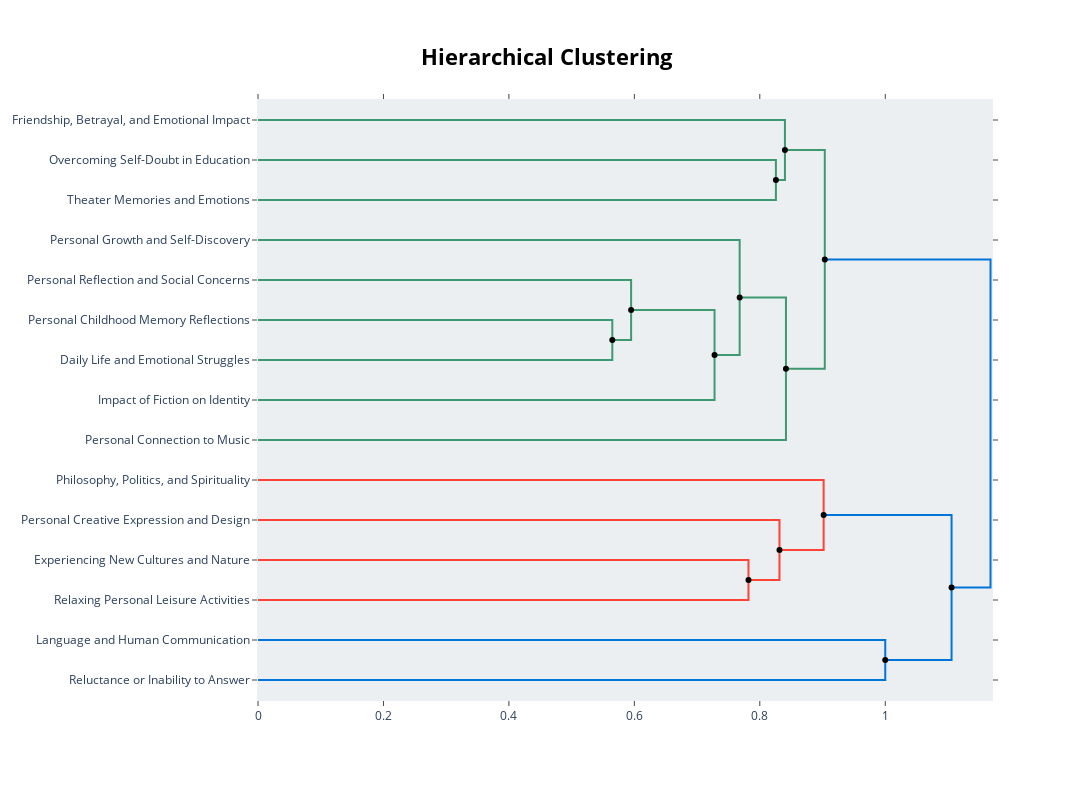
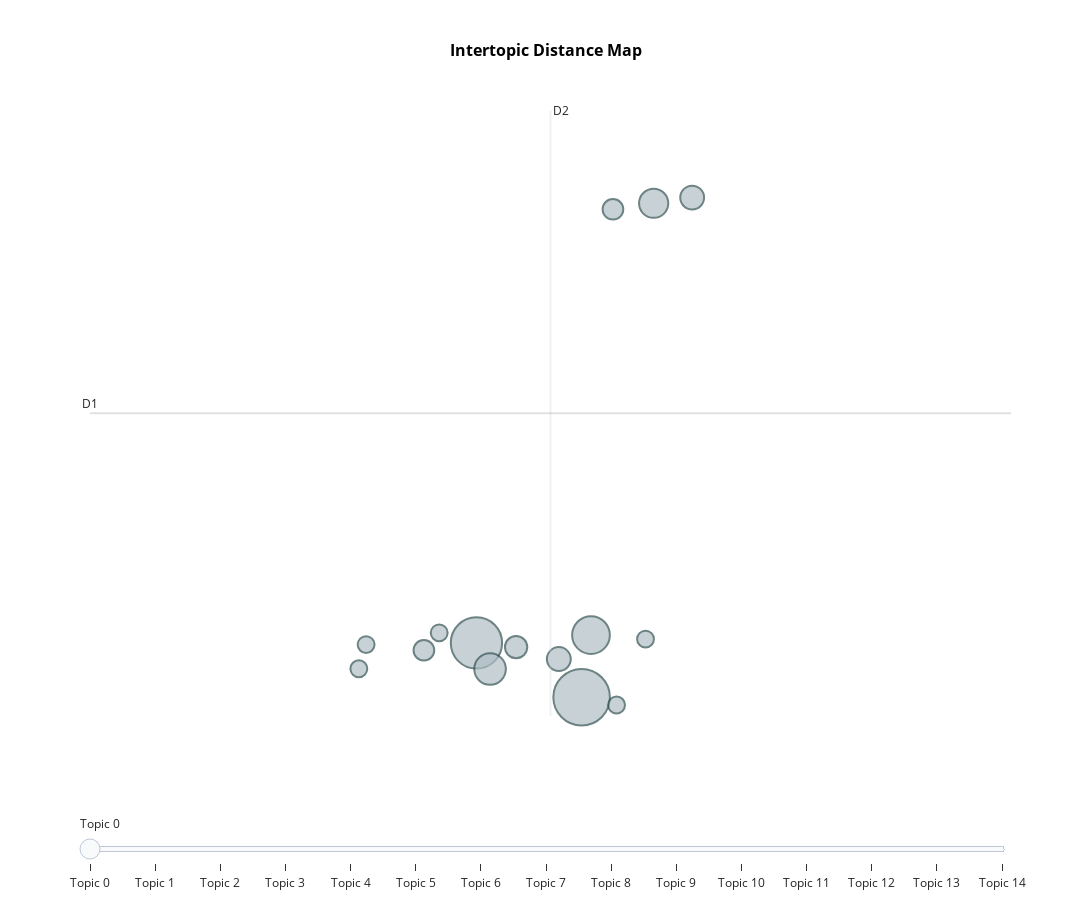
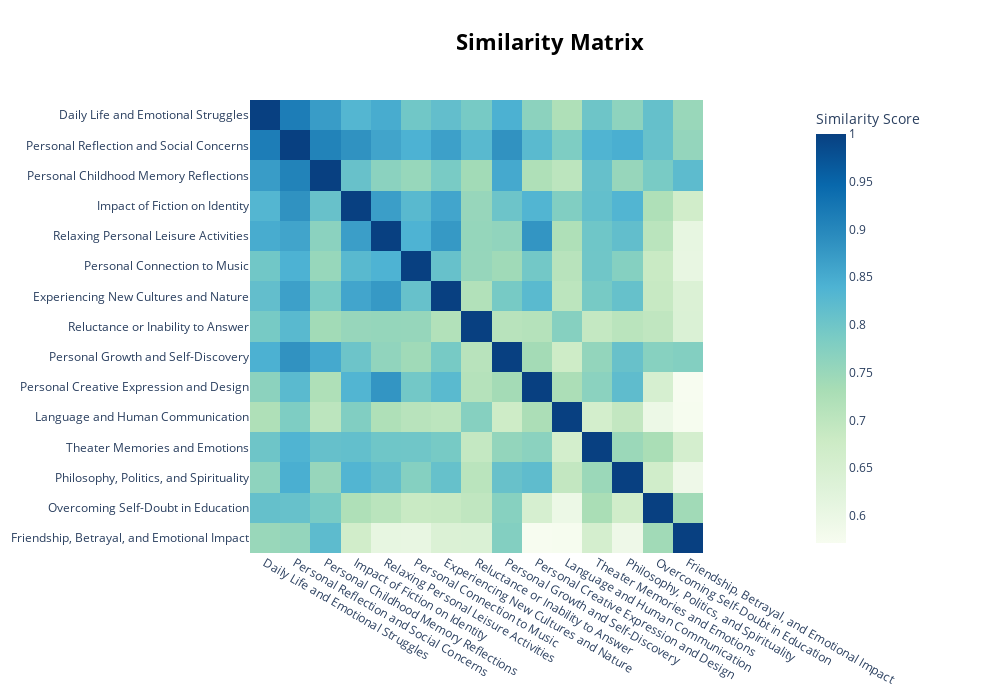
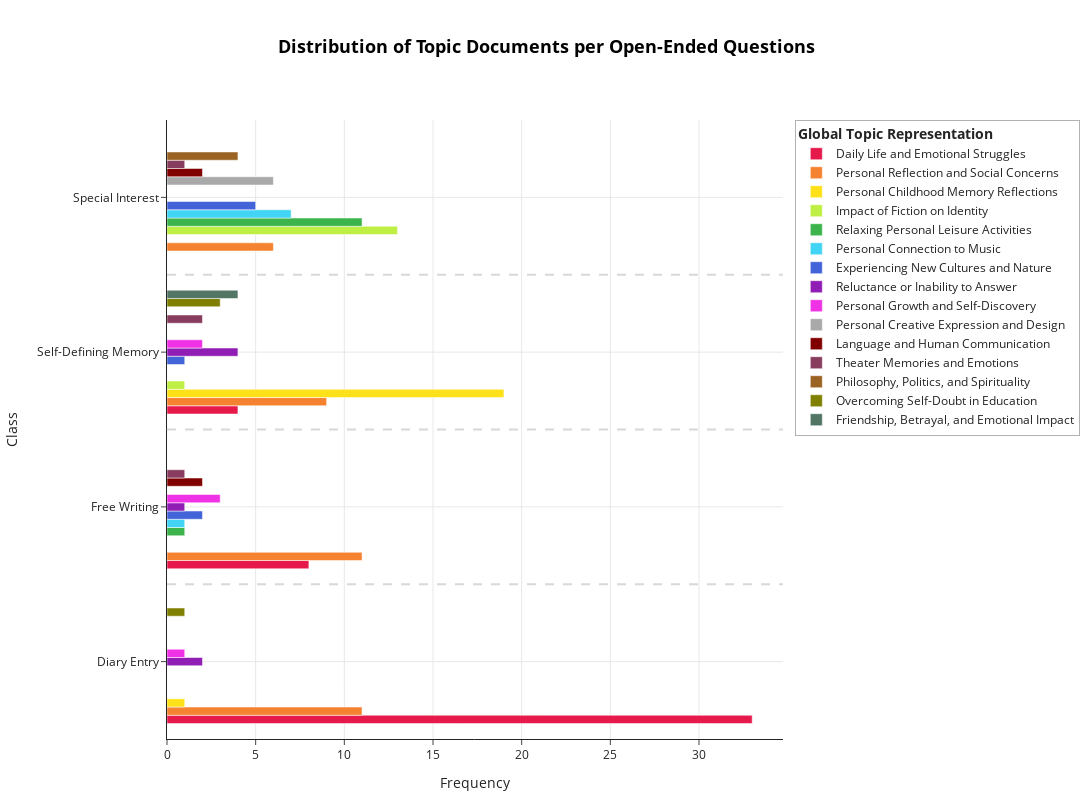

The code cell stored with these charts, in order, in its notebook:
### Code cell
process_group(group_name, folder)

### Figure 1 — Plotly figure (JSON) as saved in the notebook; plotly's stock layout.template omitted (floating-point values rounded to 4 significant figures)
{"data": [{"hoverinfo": "text", "marker": {"color": "rgb(61,153,112)"}, "mode": "lines", "text": ["Overcoming Self-Doubt in Education", "", "", "Theater Memories and Emotions"], "type": "scatter", "x": [0.0, 0.8257, 0.8257, 0.0], "xaxis": "x", "y": [-15.0, -15.0, -25.0, -25.0], "yaxis": "y"}, {"hoverinfo": "text", "marker": {"color": "rgb(61,153,112)"}, "mode": "lines", "text": ["Friendship, Betrayal, and Emotional Impact", "", "", "nunca_fazer_capaz_aulas_conseguir"], "type": "scatter", "x": [0.0, 0.8401, 0.8401, 0.8257], "xaxis": "x", "y": [-5.0, -5.0, -20.0, -20.0], "yaxis": "y"}, {"hoverinfo": "text", "marker": {"color": "rgb(61,153,112)"}, "mode": "lines", "text": ["Personal Childhood Memory Reflections", "", "", "Daily Life and Emotional Struggles"], "type": "scatter", "x": [0.0, 0.5649, 0.5649, 0.0], "xaxis": "x", "y": [-55.0, -55.0, -65.0, -65.0], "yaxis": "y"}, {"hoverinfo": "text", "marker": {"color": "rgb(61,153,112)"}, "mode": "lines", "text": ["Personal Reflection and Social Concerns", "", "", "hoje_dia_fazer_porque_trabalho"], "type": "scatter", "x": [0.0, 0.5948, 0.5948, 0.5649], "xaxis": "x", "y": [-45.0, -45.0, -60.0, -60.0], "yaxis": "y"}, {"hoverinfo": "text", "marker": {"color": "rgb(61,153,112)"}, "mode": "lines", "text": ["dia_fazer_hoje_porque_trabalho", "", "", "Impact of Fiction on Identity"], "type": "scatter", "x": [0.5948, 0.7278, 0.7278, 0.0], "xaxis": "x", "y": [-52.5, -52.5, -75.0, -75.0], "yaxis": "y"}, {"hoverinfo": "text", "marker": {"color": "rgb(61,153,112)"}, "mode": "lines", "text": ["Personal Growth and Self-Discovery", "", "", "porque_dia_fazer_hoje_sempre"], "type": "scatter", "x": [0.0, 0.7679, 0.7679, 0.7278], "xaxis": "x", "y": [-35.0, -35.0, -63.75, -63.75], "yaxis": "y"}, {"hoverinfo": "text", "marker": {"color": "rgb(61,153,112)"}, "mode": "lines", "text": ["porque_dia_fazer_hoje_sempre", "", "", "Personal Connection to Music"], "type": "scatter", "x": [0.7679, 0.8417, 0.8417, 0.0], "xaxis": "x", "y": [-49.38, -49.38, -85.0, -85.0], "yaxis": "y"}, {"hoverinfo": "text", "marker": {"color": "rgb(61,153,112)"}, "mode": "lines", "text": ["queria_nunca_nada_fazer_aulas", "", "", "porque_fazer_dia_hoje_sempre"], "type": "scatter", "x": [0.8401, 0.9036, 0.9036, 0.8417], "xaxis": "x", "y": [-12.5, -12.5, -67.19, -67.19], "yaxis": "y"}, {"hoverinfo": "text", "marker": {"color": "rgb(255,65,54)"}, "mode": "lines", "text": ["Experiencing New Cultures and Nature", "", "", "Relaxing Personal Leisure Activities"], "type": "scatter", "x": [0.0, 0.7819, 0.7819, 0.0], "xaxis": "x", "y": [-115.0, -115.0, -125.0, -125.0], "yaxis": "y"}, {"hoverinfo": "text", "marker": {"color": "rgb(255,65,54)"}, "mode": "lines", "text": ["Personal Creative Expression and Design", "", "", "viajar_gosto_adoro_sentir_novas"], "type": "scatter", "x": [0.0, 0.8314, 0.8314, 0.7819], "xaxis": "x", "y": [-105.0, -105.0, -120.0, -120.0], "yaxis": "y"}, {"hoverinfo": "text", "marker": {"color": "rgb(255,65,54)"}, "mode": "lines", "text": ["Philosophy, Politics, and Spirituality", "", "", "gosto_adoro_viajar_sentir_novas"], "type": "scatter", "x": [0.0, 0.9018, 0.9018, 0.8314], "xaxis": "x", "y": [-95.0, -95.0, -112.5, -112.5], "yaxis": "y"}, {"hoverinfo": "text", "marker": {"color": "rgb(0,116,217)"}, "mode": "lines", "text": ["Language and Human Communication", "", "", "Reluctance or Inability to Answer"], "type": "scatter", "x": [0.0, 1.0, 1.0, 0.0], "xaxis": "x", "y": [-135.0, -135.0, -145.0, -145.0], "yaxis": "y"}, {"hoverinfo": "text", "marker": {"color": "rgb(0,116,217)"}, "mode": "lines", "text": ["gosto_adoro_viajar_sentir_novas", "", "", "responder_prefiro_biblioteca_nenhuma_escrita"], "type": "scatter", "x": [0.9018, 1.106, 1.106, 1.0], "xaxis": "x", "y": [-103.8, -103.8, -140.0, -140.0], "yaxis": "y"}, {"hoverinfo": "text", "marker": {"color": "rgb(0,116,217)"}, "mode": "lines", "text": ["fazer_porque_dia_hoje_sempre", "", "", "gosto_adoro_viajar_sentir_pessoas"], "type": "scatter", "x": [0.9036, 1.168, 1.168, 1.106], "xaxis": "x", "y": [-39.84, -39.84, -121.9, -121.9], "yaxis": "y"}, {"hoverinfo": "text", "hovertext": ["dia_fazer_hoje_porque_trabalho", "porque_dia_fazer_hoje_sempre", "queria_nunca_nada_fazer_aulas", "gosto_adoro_viajar_sentir_novas", "fazer_porque_dia_hoje_sempre"], "marker": {"color": "black"}, "mode": "markers", "showlegend": false, "type": "scatter", "x": [0.5948, 0.7679, 0.8401, 0.9018, 0.9036], "y": [-52.5, -49.38, -12.5, -103.8, -39.84]}, {"hoverinfo": "text", "hovertext": ["nunca_fazer_capaz_aulas_conseguir", "hoje_dia_fazer_porque_trabalho", "porque_dia_fazer_hoje_sempre", "porque_fazer_dia_hoje_sempre", "viajar_gosto_adoro_sentir_novas", "gosto_adoro_viajar_sentir_novas", "responder_prefiro_biblioteca_nenhuma_escrita", "gosto_adoro_viajar_sentir_pessoas"], "marker": {"color": "black"}, "mode": "markers", "showlegend": false, "type": "scatter", "x": [0.8257, 0.5649, 0.7278, 0.8417, 0.7819, 0.8314, 1, 1.106], "y": [-20, -60, -63.75, -67.19, -120, -112.5, -140, -121.9]}], "layout": {"autosize": false, "height": 800, "hoverlabel": {"bgcolor": "white", "font": {"family": "Rockwell", "size": 16}}, "hovermode": "closest", "margin": {"b": 100, "l": 100, "r": 100, "t": 100}, "plot_bgcolor": "#ECEFF1", "showlegend": false, "title": {"font": {"color": "Black", "size": 22}, "text": "<b>Hierarchical Clustering</b>", "x": 0.5, "xanchor": "center", "yanchor": "top"}, "width": 1400, "xaxis": {"mirror": "allticks", "rangemode": "tozero", "showgrid": false, "showline": true, "showticklabels": true, "ticks": "outside", "type": "linear", "zeroline": false}, "yaxis": {"mirror": "allticks", "range": [-150, 0], "rangemode": "tozero", "showgrid": false, "showline": true, "showticklabels": true, "tickmode": "array", "ticks": "outside", "ticktext": ["Friendship, Betrayal, and Emotional Impact", "Overcoming Self-Doubt in Education", "Theater Memories and Emotions", "Personal Growth and Self-Discovery", "Personal Reflection and Social Concerns", "Personal Childhood Memory Reflections", "Daily Life and Emotional Struggles", "Impact of Fiction on Identity", "Personal Connection to Music", "Philosophy, Politics, and Spirituality", "Personal Creative Expression and Design", "Experiencing New Cultures and Nature", "Relaxing Personal Leisure Activities", "Language and Human Communication", "Reluctance or Inability to Answer"], "tickvals": [-5, -15, -25, -35, -45, -55, -65, -75, -85, -95, -105, -115, -125, -135, -145], "type": "linear", "zeroline": false}}}

### Figure 2 — Plotly figure (JSON) as saved in the notebook; plotly's stock layout.template omitted (floating-point values rounded to 4 significant figures)
{"data": [{"customdata": [[0, "Daily Life and Emotional Struggles", 45], [1, "Personal Reflection and Social Concerns", 37], [2, "Personal Childhood Memory Reflections", 20], [3, "Impact of Fiction on Identity", 14], [4, "Relaxing Personal Leisure Activities", 12], [5, "Personal Connection to Music", 8], [6, "Experiencing New Cultures and Nature", 8], [7, "Reluctance or Inability to Answer", 7], [8, "Personal Growth and Self-Discovery", 6], [9, "Personal Creative Expression and Design", 6], [10, "Language and Human Communication", 4], [11, "Theater Memories and Emotions", 4], [12, "Philosophy, Politics, and Spirituality", 4], [13, "Overcoming Self-Doubt in Education", 4], [14, "Friendship, Betrayal, and Emotional Impact", 4]], "hovertemplate": "<b>Topic %{customdata[0]}</b><br>%{customdata[1]}<br>Size: %{customdata[2]}", "legendgroup": "", "marker": {"color": "#B0BEC5", "line": {"color": "DarkSlateGrey", "width": 2}, "size": [45, 37, 20, 14, 12, 8, 8, 7, 6, 6, 4, 4, 4, 4, 4], "sizemode": "area", "sizeref": 0.02813, "symbol": "circle"}, "mode": "markers", "name": "", "orientation": "v", "showlegend": false, "type": "scatter", "x": [14.33, 13.59, 14.4, 13.68, 14.85, 14.17, 15.12, 13.87, 13.21, 14.56, 12.8, 13.32, 12.75, 14.58, 14.79], "xaxis": "x", "y": [3.874, 6.482, 6.861, 5.229, 27.6, 5.711, 27.87, 6.284, 6.133, 27.31, 6.403, 6.969, 5.243, 3.501, 6.667], "yaxis": "y"}], "layout": {"annotations": [{"showarrow": false, "text": "D1", "x": 10.84, "y": 17.51, "yshift": 10}, {"showarrow": false, "text": "D2", "x": 14.11, "xshift": 10, "y": 32.05}], "height": 900, "hoverlabel": {"bgcolor": "white", "font": {"family": "Rockwell", "size": 16}}, "legend": {"itemsizing": "constant", "tracegroupgap": 0}, "margin": {"b": 80, "l": 80, "r": 80, "t": 100}, "shapes": [{"line": {"color": "#CFD8DC", "width": 2}, "type": "line", "x0": 14.11, "x1": 14.11, "y0": 2.976, "y1": 32.05}, {"line": {"color": "#9E9E9E", "width": 2}, "type": "line", "x0": 10.84, "x1": 17.39, "y0": 17.51, "y1": 17.51}], "sliders": [{"active": 0, "pad": {"t": 50}, "steps": [{"args": [{"marker.color": [["red", "#B0BEC5", "#B0BEC5", "#B0BEC5", "#B0BEC5", "#B0BEC5", "#B0BEC5", "#B0BEC5", "#B0BEC5", "#B0BEC5", "#B0BEC5", "#B0BEC5", "#B0BEC5", "#B0BEC5", "#B0BEC5"]]}], "label": "Topic 0", "method": "update"}, {"args": [{"marker.color": [["#B0BEC5", "red", "#B0BEC5", "#B0BEC5", "#B0BEC5", "#B0BEC5", "#B0BEC5", "#B0BEC5", "#B0BEC5", "#B0BEC5", "#B0BEC5", "#B0BEC5", "#B0BEC5", "#B0BEC5", "#B0BEC5"]]}], "label": "Topic 1", "method": "update"}, {"args": [{"marker.color": [["#B0BEC5", "#B0BEC5", "red", "#B0BEC5", "#B0BEC5", "#B0BEC5", "#B0BEC5", "#B0BEC5", "#B0BEC5", "#B0BEC5", "#B0BEC5", "#B0BEC5", "#B0BEC5", "#B0BEC5", "#B0BEC5"]]}], "label": "Topic 2", "method": "update"}, {"args": [{"marker.color": [["#B0BEC5", "#B0BEC5", "#B0BEC5", "red", "#B0BEC5", "#B0BEC5", "#B0BEC5", "#B0BEC5", "#B0BEC5", "#B0BEC5", "#B0BEC5", "#B0BEC5", "#B0BEC5", "#B0BEC5", "#B0BEC5"]]}], "label": "Topic 3", "method": "update"}, {"args": [{"marker.color": [["#B0BEC5", "#B0BEC5", "#B0BEC5", "#B0BEC5", "red", "#B0BEC5", "#B0BEC5", "#B0BEC5", "#B0BEC5", "#B0BEC5", "#B0BEC5", "#B0BEC5", "#B0BEC5", "#B0BEC5", "#B0BEC5"]]}], "label": "Topic 4", "method": "update"}, {"args": [{"marker.color": [["#B0BEC5", "#B0BEC5", "#B0BEC5", "#B0BEC5", "#B0BEC5", "red", "#B0BEC5", "#B0BEC5", "#B0BEC5", "#B0BEC5", "#B0BEC5", "#B0BEC5", "#B0BEC5", "#B0BEC5", "#B0BEC5"]]}], "label": "Topic 5", "method": "update"}, {"args": [{"marker.color": [["#B0BEC5", "#B0BEC5", "#B0BEC5", "#B0BEC5", "#B0BEC5", "#B0BEC5", "red", "#B0BEC5", "#B0BEC5", "#B0BEC5", "#B0BEC5", "#B0BEC5", "#B0BEC5", "#B0BEC5", "#B0BEC5"]]}], "label": "Topic 6", "method": "update"}, {"args": [{"marker.color": [["#B0BEC5", "#B0BEC5", "#B0BEC5", "#B0BEC5", "#B0BEC5", "#B0BEC5", "#B0BEC5", "red", "#B0BEC5", "#B0BEC5", "#B0BEC5", "#B0BEC5", "#B0BEC5", "#B0BEC5", "#B0BEC5"]]}], "label": "Topic 7", "method": "update"}, {"args": [{"marker.color": [["#B0BEC5", "#B0BEC5", "#B0BEC5", "#B0BEC5", "#B0BEC5", "#B0BEC5", "#B0BEC5", "#B0BEC5", "red", "#B0BEC5", "#B0BEC5", "#B0BEC5", "#B0BEC5", "#B0BEC5", "#B0BEC5"]]}], "label": "Topic 8", "method": "update"}, {"args": [{"marker.color": [["#B0BEC5", "#B0BEC5", "#B0BEC5", "#B0BEC5", "#B0BEC5", "#B0BEC5", "#B0BEC5", "#B0BEC5", "#B0BEC5", "red", "#B0BEC5", "#B0BEC5", "#B0BEC5", "#B0BEC5", "#B0BEC5"]]}], "label": "Topic 9", "method": "update"}, {"args": [{"marker.color": [["#B0BEC5", "#B0BEC5", "#B0BEC5", "#B0BEC5", "#B0BEC5", "#B0BEC5", "#B0BEC5", "#B0BEC5", "#B0BEC5", "#B0BEC5", "red", "#B0BEC5", "#B0BEC5", "#B0BEC5", "#B0BEC5"]]}], "label": "Topic 10", "method": "update"}, {"args": [{"marker.color": [["#B0BEC5", "#B0BEC5", "#B0BEC5", "#B0BEC5", "#B0BEC5", "#B0BEC5", "#B0BEC5", "#B0BEC5", "#B0BEC5", "#B0BEC5", "#B0BEC5", "red", "#B0BEC5", "#B0BEC5", "#B0BEC5"]]}], "label": "Topic 11", "method": "update"}, {"args": [{"marker.color": [["#B0BEC5", "#B0BEC5", "#B0BEC5", "#B0BEC5", "#B0BEC5", "#B0BEC5", "#B0BEC5", "#B0BEC5", "#B0BEC5", "#B0BEC5", "#B0BEC5", "#B0BEC5", "red", "#B0BEC5", "#B0BEC5"]]}], "label": "Topic 12", "method": "update"}, {"args": [{"marker.color": [["#B0BEC5", "#B0BEC5", "#B0BEC5", "#B0BEC5", "#B0BEC5", "#B0BEC5", "#B0BEC5", "#B0BEC5", "#B0BEC5", "#B0BEC5", "#B0BEC5", "#B0BEC5", "#B0BEC5", "red", "#B0BEC5"]]}], "label": "Topic 13", "method": "update"}, {"args": [{"marker.color": [["#B0BEC5", "#B0BEC5", "#B0BEC5", "#B0BEC5", "#B0BEC5", "#B0BEC5", "#B0BEC5", "#B0BEC5", "#B0BEC5", "#B0BEC5", "#B0BEC5", "#B0BEC5", "#B0BEC5", "#B0BEC5", "red"]]}], "label": "Topic 14", "method": "update"}]}], "title": {"font": {"color": "Black", "size": 16}, "text": "<b>Intertopic Distance Map</b>", "x": 0.5, "xanchor": "center", "y": 0.95, "yanchor": "top"}, "width": 1200, "xaxis": {"anchor": "y", "automargin": true, "domain": [0, 1], "gridcolor": "rgba(0,0,0,0.1)", "showgrid": true, "title": {"text": ""}, "visible": false}, "yaxis": {"anchor": "x", "automargin": true, "domain": [0, 1], "gridcolor": "rgba(0,0,0,0.1)", "showgrid": true, "title": {"text": ""}, "visible": false}}}

### Figure 3 — Plotly figure (JSON) as saved in the notebook; plotly's stock layout.template omitted (floating-point values rounded to 4 significant figures; data arrays with more than 128 entries replaced by an {"elided": "..."} marker saying what was removed)
{"data": [{"coloraxis": "coloraxis", "hovertemplate": "x: %{x}<br>y: %{y}<br>Similarity Score: %{z}<extra></extra>", "name": "0", "type": "heatmap", "x": ["Daily Life and Emotional Struggles", "Personal Reflection and Social Concerns", "Personal Childhood Memory Reflections", "Impact of Fiction on Identity", "Relaxing Personal Leisure Activities", "Personal Connection to Music", "Experiencing New Cultures and Nature", "Reluctance or Inability to Answer", "Personal Growth and Self-Discovery", "Personal Creative Expression and Design", "Language and Human Communication", "Theater Memories and Emotions", "Philosophy, Politics, and Spirituality", "Overcoming Self-Doubt in Education", "Friendship, Betrayal, and Emotional Impact"], "xaxis": "x", "y": ["Daily Life and Emotional Struggles", "Personal Reflection and Social Concerns", "Personal Childhood Memory Reflections", "Impact of Fiction on Identity", "Relaxing Personal Leisure Activities", "Personal Connection to Music", "Experiencing New Cultures and Nature", "Reluctance or Inability to Answer", "Personal Growth and Self-Discovery", "Personal Creative Expression and Design", "Language and Human Communication", "Theater Memories and Emotions", "Philosophy, Politics, and Spirituality", "Overcoming Self-Doubt in Education", "Friendship, Betrayal, and Emotional Impact"], "yaxis": "y", "z": {"elided": "15x15 float values"}}], "layout": {"coloraxis": {"colorbar": {"title": {"text": "Similarity Score"}}, "colorscale": [[0, "rgb(247,252,240)"], [0.125, "rgb(224,243,219)"], [0.25, "rgb(204,235,197)"], [0.375, "rgb(168,221,181)"], [0.5, "rgb(123,204,196)"], [0.625, "rgb(78,179,211)"], [0.75, "rgb(43,140,190)"], [0.875, "rgb(8,104,172)"], [1, "rgb(8,64,129)"]]}, "height": 700, "hoverlabel": {"bgcolor": "white", "font": {"family": "Rockwell", "size": 16}}, "legend": {"title": {"text": "Trend"}}, "margin": {"b": 120, "l": 120, "r": 80, "t": 100}, "showlegend": true, "title": {"font": {"color": "Black", "size": 22}, "text": "<b>Similarity Matrix</b>", "x": 0.55, "xanchor": "center", "y": 0.95, "yanchor": "top"}, "width": 1000, "xaxis": {"anchor": "y", "constrain": "domain", "domain": [0, 1], "scaleanchor": "y"}, "yaxis": {"anchor": "x", "autorange": "reversed", "constrain": "domain", "domain": [0, 1]}}}

### Figure 4 — Plotly figure (JSON) as saved in the notebook; plotly's stock layout.template omitted (floating-point values rounded to 4 significant figures)
{"data": [{"hoverinfo": "text", "hovertext": ["<b>Topic 0</b><br>Words: dia, hoje, trabalho, fazer, porque", "<b>Topic 0</b><br>Words: the, quero, fazer, dormir, you", "<b>Topic 0</b><br>Words: pai, disse, filme, situação, ir"], "marker": {"color": "#e6194b"}, "name": "Daily Life and Emotional Struggles", "orientation": "h", "type": "bar", "visible": true, "x": [33, 8, 4], "y": ["Diary Entry", "Free Writing", "Self-Defining Memory"]}, {"hoverinfo": "text", "hovertext": ["<b>Topic 1</b><br>Words: dia, momentos, perceber, algum, mau", "<b>Topic 1</b><br>Words: pessoas, feminino, futebol, mulher, mulheres", "<b>Topic 1</b><br>Words: cabeça, sempre, atenção, pessoas, algo", "<b>Topic 1</b><br>Words: lembro, memórias, memória, odeio, sempre"], "marker": {"color": "#f58231"}, "name": "Personal Reflection and Social Concerns", "orientation": "h", "type": "bar", "visible": true, "x": [11, 6, 11, 9], "y": ["Diary Entry", "Special Interest", "Free Writing", "Self-Defining Memory"]}, {"hoverinfo": "text", "hovertext": ["<b>Topic 2</b><br>Words: responder, verdade, telemóvel, alunos, nisto", "<b>Topic 2</b><br>Words: memória, lembro, anos, mãe, dizer"], "marker": {"color": "#ffe119"}, "name": "Personal Childhood Memory Reflections", "orientation": "h", "type": "bar", "visible": true, "x": [1, 19], "y": ["Diary Entry", "Self-Defining Memory"]}, {"hoverinfo": "text", "hovertext": ["<b>Topic 3</b><br>Words: ler, músicas, história, forma, interesse", "<b>Topic 3</b><br>Words: livros, ler, interesses, dúvida, sempre"], "marker": {"color": "#bfef45"}, "name": "Impact of Fiction on Identity", "orientation": "h", "type": "bar", "visible": true, "x": [13, 1], "y": ["Special Interest", "Self-Defining Memory"]}, {"hoverinfo": "text", "hovertext": ["<b>Topic 4</b><br>Words: gosto, adoro, cozinhar, acalma, porque", "<b>Topic 4</b><br>Words: liga, lista, cozinhar, odeio, ontem"], "marker": {"color": "#3cb44b"}, "name": "Relaxing Personal Leisure Activities", "orientation": "h", "type": "bar", "visible": true, "x": [11, 1], "y": ["Special Interest", "Free Writing"]}, {"hoverinfo": "text", "hovertext": ["<b>Topic 5</b><br>Words: música, ouvir, enquanto, tanto, consigo", "<b>Topic 5</b><br>Words: encontro, tocar, crianças, horário, entanto"], "marker": {"color": "#42d4f4"}, "name": "Personal Connection to Music", "orientation": "h", "type": "bar", "visible": true, "x": [7, 1], "y": ["Special Interest", "Free Writing"]}, {"hoverinfo": "text", "hovertext": ["<b>Topic 6</b><br>Words: viajar, novas, maioria pessoas, visitar, gosto", "<b>Topic 6</b><br>Words: silêncio, sentir, fundo, vezes, sensação", "<b>Topic 6</b><br>Words: todo mundo, centro, viajar, todo, faculdade"], "marker": {"color": "#4363d8"}, "name": "Experiencing New Cultures and Nature", "orientation": "h", "type": "bar", "visible": true, "x": [5, 2, 1], "y": ["Special Interest", "Free Writing", "Self-Defining Memory"]}, {"hoverinfo": "text", "hovertext": ["<b>Topic 7</b><br>Words: responder, prefiro, ocorre, pergunta, nenhuma", "<b>Topic 7</b><br>Words: responder, prefiro, nenhuma, ocorre, pergunta", "<b>Topic 7</b><br>Words: responder, prefiro, nenhuma, momento, tão"], "marker": {"color": "#911eb4"}, "name": "Reluctance or Inability to Answer", "orientation": "h", "type": "bar", "visible": true, "x": [2, 1, 4], "y": ["Diary Entry", "Free Writing", "Self-Defining Memory"]}, {"hoverinfo": "text", "hovertext": ["<b>Topic 8</b><br>Words: caminho, nova, faz, confusão, psicóloga", "<b>Topic 8</b><br>Words: gostava, filho, phda, apenas, sei", "<b>Topic 8</b><br>Words: inglês, fez, viagem, tudo, sair"], "marker": {"color": "#f032e6"}, "name": "Personal Growth and Self-Discovery", "orientation": "h", "type": "bar", "visible": true, "x": [1, 3, 2], "y": ["Diary Entry", "Free Writing", "Self-Defining Memory"]}, {"hoverinfo": "text", "hovertext": ["<b>Topic 9</b><br>Words: utilizar, gosto, relacionado, transmitir, traço"], "marker": {"color": "#a9a9a9"}, "name": "Personal Creative Expression and Design", "orientation": "h", "type": "bar", "visible": true, "x": [6], "y": ["Special Interest"]}, {"hoverinfo": "text", "hovertext": ["<b>Topic 10</b><br>Words: biblioteca, escrita, pessoas, , ", "<b>Topic 10</b><br>Words: biblioteca, escrita, pessoas, , "], "marker": {"color": "#800000"}, "name": "Language and Human Communication", "orientation": "h", "type": "bar", "visible": true, "x": [2, 2], "y": ["Special Interest", "Free Writing"]}, {"hoverinfo": "text", "hovertext": ["<b>Topic 11</b><br>Words: 12, 12 anos, fazer outra, fazê, imaginar", "<b>Topic 11</b><br>Words: imenso, gostava, conseguir, alguma forma, chorar", "<b>Topic 11</b><br>Words: fotografias, professor, nunca, queria, volta"], "marker": {"color": "#883c5e"}, "name": "Theater Memories and Emotions", "orientation": "h", "type": "bar", "visible": true, "x": [1, 1, 2], "y": ["Special Interest", "Free Writing", "Self-Defining Memory"]}, {"hoverinfo": "text", "hovertext": ["<b>Topic 12</b><br>Words: política, gosto, vida, procura, acho interessante"], "marker": {"color": "#9a6324"}, "name": "Philosophy, Politics, and Spirituality", "orientation": "h", "type": "bar", "visible": true, "x": [4], "y": ["Special Interest"]}, {"hoverinfo": "text", "hovertext": ["<b>Topic 13</b><br>Words: inútil, capaz, estudo, futuro, conseguir", "<b>Topic 13</b><br>Words: capaz, exame, capacidades, mim, mostrar"], "marker": {"color": "#808000"}, "name": "Overcoming Self-Doubt in Education", "orientation": "h", "type": "bar", "visible": true, "x": [1, 3], "y": ["Diary Entry", "Self-Defining Memory"]}, {"hoverinfo": "text", "hovertext": ["<b>Topic 14</b><br>Words: amigo, falar, queria, mensagem, grupo"], "marker": {"color": "#527564"}, "name": "Friendship, Betrayal, and Emotional Impact", "orientation": "h", "type": "bar", "visible": true, "x": [4], "y": ["Self-Defining Memory"]}], "layout": {"height": 800, "hoverlabel": {"bgcolor": "white", "font": {"family": "Rockwell", "size": 16}}, "legend": {"bgcolor": "rgba(255,255,255,0.8)", "bordercolor": "rgba(0,0,0,0.3)", "borderwidth": 1, "orientation": "v", "title": {"text": "<b>Global Topic Representation"}, "x": 1.02, "xanchor": "left", "y": 1, "yanchor": "top"}, "margin": {"b": 60, "l": 150, "r": 100, "t": 120}, "paper_bgcolor": "white", "plot_bgcolor": "white", "shapes": [{"layer": "above", "line": {"color": "gray", "dash": "dash", "width": 2}, "type": "line", "x0": 0, "x1": 1, "xref": "paper", "y0": 0.5, "y1": 0.5, "yref": "y"}, {"layer": "above", "line": {"color": "gray", "dash": "dash", "width": 2}, "type": "line", "x0": 0, "x1": 1, "xref": "paper", "y0": 1.5, "y1": 1.5, "yref": "y"}, {"layer": "above", "line": {"color": "gray", "dash": "dash", "width": 2}, "type": "line", "x0": 0, "x1": 1, "xref": "paper", "y0": 2.5, "y1": 2.5, "yref": "y"}], "showlegend": true, "title": {"font": {"color": "Black", "size": 18}, "text": "<b>Distribution of Topic Documents per Open-Ended Questions</b>", "x": 0.5, "xanchor": "center", "y": 0.95, "yanchor": "top"}, "width": 1200, "xaxis": {"showgrid": true, "title": {"text": "Frequency"}}, "yaxis": {"showgrid": true, "title": {"text": "Class"}}}}
